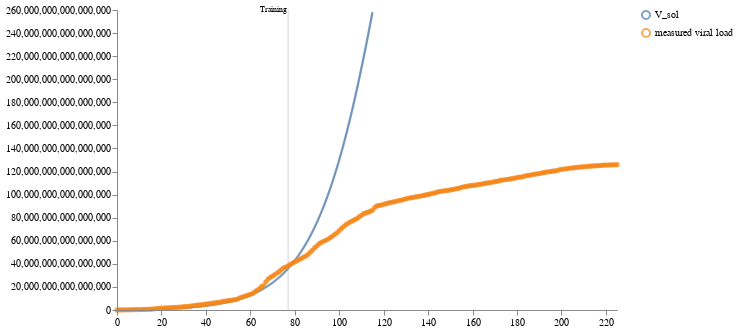

The code cell stored with this chart in its notebook:
### Code cell
schema = plots.trajectories(pd.DataFrame(calibrated_samples["data"]), subset="V_sol",
                            markers={"Training": 77},
                            points=data_whole.reset_index(drop=True).rename(columns={"V":"measured viral load"}))
schema = plots.pad(schema, 5)
plots.ipy_display(schema)

### Figure 1 — Vega specification as saved in the notebook (floating-point values rounded to 4 significant figures; data arrays with more than 128 entries replaced by an {"elided": "..."} marker saying what was removed)
{"$schema": "https://vega.github.io/schema/vega/v5.json", "axes": [{"name": "x_axis", "orient": "bottom", "scale": "xscale", "zindex": 100}, {"name": "y_axis", "orient": "left", "scale": "yscale", "zindex": 100}], "data": [{"name": "distributions", "values": {"elided": "1150 records"}}, {"name": "traces", "transform": [{"expr": "isValid(datum.value)", "type": "filter"}], "values": []}, {"name": "points", "values": {"elided": "226 records"}}, {"name": "markers", "values": [{"label": "Training", "timepoint": 77}]}, {"name": "selected", "on": [{"remove": true, "trigger": "clear"}, {"remove": true, "trigger": "!shift"}, {"insert": "clicked", "trigger": "!shift && clicked"}, {"toggle": "clicked", "trigger": "shift && clicked"}]}], "height": 300, "legends": [{"encode": {"labels": {"interactive": true, "name": "legendLabel", "update": {"opacity": [{"test": "!length(data('selected')) || indata('selected', 'value', datum.value)", "value": 1}, {"value": 0.25}]}}, "symbols": {"interactive": true, "name": "legendSymbol", "update": {"fill": {"value": "transparent"}, "opacity": [{"test": "!length(data('selected')) || indata('selected', 'value', datum.value)", "value": 0.7}, {"value": 0.15}], "size": {"value": 64}, "strokeWidth": {"value": 2}}}}, "name": "color_legend", "stroke": "color"}], "marks": [{"from": {"facet": {"data": "points", "groupby": "trajectory", "name": "points_split"}}, "marks": [{"encode": {"hover": {"fillOpacity": {"value": 0.9}}, "update": {"fill": {"field": "trajectory", "scale": "color"}, "fillOpacity": [{"test": "!length(data('selected')) || indata('selected', 'value', datum.trajectory)", "value": 0.5}, {"value": 0.15}], "size": {"value": 10}, "stroke": {"field": "trajectory", "scale": "color"}, "strokeOpacity": [{"test": "!length(data('selected')) || indata('selected', 'value', datum.trajectory)", "value": 0.75}, {"value": 0.15}], "strokeWidth": {"value": 2}, "tooltip": {"field": "value"}, "x": {"field": "timepoint", "scale": "xscale"}, "y": {"field": "value", "scale": "yscale"}}}, "from": {"data": "points"}, "name": "_points_symbol", "type": "symbol", "zindex": 3}, {"encode": {"hover": {"fillOpacity": {"value": 0.9}}, "update": {"interpolate": {"value": "linear"}, "stroke": {"field": "trajectory", "scale": "color"}, "strokeOpacity": [{"test": "!length(data('selected')) || indata('selected', 'value', datum.trajectory)", "value": 0.3}, {"value": 0.1}], "strokeWidth": {"value": 2}, "x": {"field": "timepoint", "scale": "xscale"}, "y": {"field": "value", "scale": "yscale"}}}, "from": {"data": "points"}, "name": "_points_line", "type": "line", "zindex": 3}], "name": "_points", "type": "group", "zindex": 3}, {"from": {"facet": {"data": "traces", "groupby": "trajectory", "name": "traces_split"}}, "marks": [{"encode": {"hover": {"fillOpacity": {"value": 0.9}}, "update": {"interpolate": {"value": "linear"}, "stroke": {"field": "trajectory", "scale": "color"}, "strokeOpacity": [{"test": "!length(data('selected')) || indata('selected', 'value', datum.trajectory)", "value": 0.75}, {"value": 0.15}], "strokeWidth": {"value": 2}, "x": {"field": "timepoint", "scale": "xscale"}, "y": {"field": "value", "scale": "yscale"}}}, "from": {"data": "traces_split"}, "name": "_traces_lines", "type": "line"}], "name": "_traces", "type": "group", "zindex": 2}, {"from": {"facet": {"data": "distributions", "groupby": "trajectory", "name": "trajectory_split"}}, "marks": [{"encode": {"hover": {"fillOpacity": {"value": 0.9}}, "update": {"fill": {"field": "trajectory", "scale": "color"}, "fillOpacity": [{"test": "!length(data('selected')) || indata('selected', 'value', datum.trajectory)", "value": 0.5}, {"value": 0.15}], "interpolate": {"value": "linear"}, "stroke": {"field": "trajectory", "scale": "color"}, "strokeOpacity": [{"test": "!length(data('selected')) || indata('selected', 'value', datum.trajectory)", "value": 0.75}, {"value": 0.15}], "strokeWidth": {"value": 2}, "x": {"field": "timepoint", "scale": "xscale"}, "y": {"field": "upper", "scale": "yscale"}, "y2": {"field": "lower", "scale": "yscale"}}}, "from": {"data": "trajectory_split"}, "type": "area"}], "name": "_distributions", "type": "group", "zindex": 1}, {"marks": [{"encode": {"enter": {"stroke": {"value": "lightgray"}}, "update": {"opacity": {"value": 1}, "x": {"field": "timepoint", "scale": "xscale"}, "y": {"signal": "height"}, "y2": {"value": 0}}}, "from": {"data": "markers"}, "name": "_marker text", "type": "rule"}, {"encode": {"enter": {"fontSize": {"value": 8}, "text": {"field": "datum.label"}, "y": {"value": 0}}}, "from": {"data": "_marker text"}, "name": "_marker flags", "transform": [{"as": ["x", "_y", "opacity", "align", "baseline"], "lineAnchor": "start", "offset": [1], "size": {"signal": "[width, height]"}, "type": "label"}], "type": "text"}], "name": "_markers", "type": "group"}], "padding": 5, "scales": [{"domain": {"fields": [{"data": "distributions", "field": "timepoint"}, {"data": "traces", "field": "timepoint"}, {"data": "points", "field": "timepoint"}, {"data": "markers", "field": "timepoint"}]}, "name": "xscale", "range": "width", "type": "linear", "zero": false}, {"domain": {"fields": [{"data": "distributions", "field": "lower"}, {"data": "distributions", "field": "upper"}, {"data": "traces", "field": "value"}, {"data": "points", "field": "value"}]}, "name": "yscale", "nice": true, "range": "height", "type": "linear", "zero": true}, {"domain": {"fields": [{"data": "distributions", "field": "trajectory"}, {"data": "traces", "field": "trajectory"}, {"data": "points", "field": "trajectory"}]}, "name": "color", "range": "category", "type": "ordinal"}], "signals": [{"name": "clear", "on": [{"events": "mouseup[!event.item]", "force": true, "update": "true"}], "value": true}, {"name": "shift", "on": [{"events": "@legendSymbol:click, @legendLabel:click", "force": true, "update": "event.shiftKey"}], "value": false}, {"name": "clicked", "on": [{"events": "@legendSymbol:click, @legendLabel:click", "force": true, "update": "{value: datum.value}"}], "value": null}], "width": 500}
